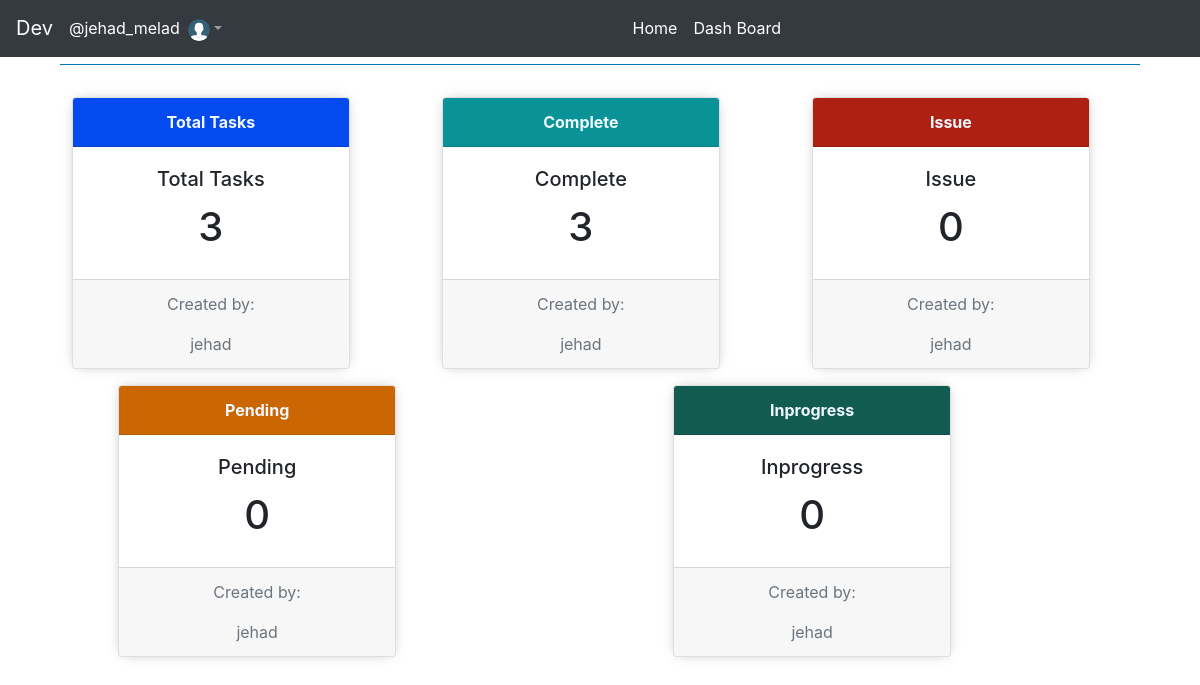
Page /dashboard (signed in) on the committed database.
### tracker/models.py (models this page shows)
class User(db.Model, UserMixin):
    id              = db.Column(db.Integer, primary_key=True)
    title           = db.Column(db.String(5) )
    fname           = db.Column(db.String(150) )
    lname           = db.Column(db.String(150) )
    email           = db.Column(db.String(150), unique=True)
    password        = db.Column(db.String(150) )
    avatar          = db.Column(db.String(200) )
    tasks           = db.relationship('Task')

### tracker/views.py (the view)
@views.route('/dashboard', methods=['GET'])
@login_required #means do not show this page unless the user logged in.
def dashboard():
    if request.method == "GET":
        total_tasks = len(db.session.query(Task).join(User).filter(Task.user_id==current_user.id).all())
        completed   = len(db.session.query(Task).join(User).filter(Task.user_id==current_user.id).filter(Task.status=="Complete").all())
        issued      = len(db.session.query(Task).join(User).filter(Task.user_id==current_user.id).filter(Task.status=="Issue").all())
        pendeing    = len(db.session.query(Task).join(User).filter(Task.user_id==current_user.id).filter(Task.status=="Pendding").all())
        inprogress  = len(db.session.query(Task).join(User).filter(Task.user_id==current_user.id).filter(Task.status=="Inprogress").all())
        high        = len(db.session.query(Task).join(User).filter(Task.user_id==current_user.id).filter(Task.status!="Complete").filter(Task.priority=="High").all())
        data        = { "Total Tasks": total_tasks,"Complete":completed, "Issue":issued,"Pending":pendeing,"Inprogress":inprogress}
        return render_template('dashboard.html',  user= current_user,  data=data , high=high)
    return  render_template('dashboard.html',  user= current_user)

### tracker/__init__.py (called while the page is built)
def create_app():
    app = Flask(__name__)
    app.config['SECRET_KEY'] = "shoul not be shared"
    app.config['SQLALCHEMY_DATABASE_URI'] = f'sqlite:///{DB_NAME}'
    db.init_app(app)
    from .views import views
    from .auth import auth
    app.register_blueprint(views, url_prefix="/")
    app.register_blueprint(auth, url_prefix="/")
    from .models import User, Task
    create_db(app)
    login_manager                =   LoginManager()
    login_manager.login_view     = 'auth.login'
    login_manager.init_app(app)
    @login_manager.user_loader
    def  load_user(id):
        return User.query.get(int(id))
    return app

### tracker/templates/dashboard.html (shortened to what this page needs)
{% extends 'base.html' %}
{% block content %}
<div class="container">
    <div class="title">
        <h5>Overview</h5>
    </div><br>
    <div class="row d-flex justify-content-around">
        {%for dt , v in data.items() %}
        <div class="card text-center shadow w-25 m-2">
            <div class="{{'card-header font-weight-bold bg-'+dt}}">
                {{dt}}
            </div>
            <div class="card-body">
                <h5 class="card-title">{{dt}} </h5>
                <h1>{{v}}</h1>
            </div>
            <div class="card-footer text-muted">
                <p>Created by:</p>
                {{user.fname}}
            </div>
        </div><br>
        {%endfor%}
    </div>
</div><br><br>
{% endblock %}

### tracker/templates/base.html (shortened to what this page needs)
<!doctype html>
<html lang="en">
<head>
  <link rel="stylesheet" href=" {{url_for('static', filename='css/main.css')}}">
  <link rel="stylesheet" href=" {{url_for('static', filename='font-awesome-4.7.0/css/font-awesome.min.css')}}">
  <link href="https://getbootstrap.com/docs/4.0/dist/css/bootstrap.min.css" rel="stylesheet">
  <link href="https://getbootstrap.com/docs/4.0/examples/starter-template/starter-template.css" rel="stylesheet">
</head>
<body>
  <nav class="navbar navbar-expand-md navbar-dark bg-dark fixed-top">
    <a class="navbar-brand" href="#">Dev</a>
    {% if user.is_authenticated%}
    <div class="collapse navbar-collapse" id="navbarsExampleDefault">
      <p class="text-white m-0">{{"@"+user.fname +"_"+ user.lname}}</p>
      <ul class="navbar-nav mr-auto">
        <li class="nav-item dropdown">
          <a class="nav-link dropdown-toggle" href="#" id="dropdown01" data-toggle="dropdown" aria-haspopup="true"
            aria-expanded="false"> <img src="{{'../static/avatars/'+user.title+'.svg'}}" class="rounded-circle"
              height="22" alt="Avatar" loading="lazy" /></a>
        </li>
      </ul>
      <ul class="navbar-nav mr-auto">
        <li class="nav-item active">
          <a class="nav-link" href="/">Home <span class="sr-only">(current)</span></a>
        </li>
        <li class="nav-item active">
          <a class="nav-link" href="/dashboard">Dash Board </a>
        </li>
      </ul>
    </div>
    {%endif%}
  </nav>
  <main role="main" class="container">
    {%block content%}
    {%endblock%}
  </main>
</body>
</html>

### tracker/static/css/main.css (style rules this page uses)
* { margin: 0px; padding: 0px; overflow: none; }
body { margin: 0px; font-family: sans-serif; }
.title { border-bottom: 0.4px solid; color: #0077B6; margin-top: 2em; text-align-last: start; }
.bg-Inprogress { background-color: #125B50 !important; color: aliceblue; }
.bg-Pending { background-color: #CA6702 !important; color: aliceblue; }
.bg-Issue { background-color: #AE2012 !important; color: aliceblue; }
.bg-Complete { background-color: #0A9396 !important; color: aliceblue; }
.shadow { box-shadow: 0px 0px 13px -5px #0000005e; }
.bg-Total.Tasks { background-color: #044aef; color: aliceblue; }

### rows in the picture
User: fname+lname "@jehad_melad", fname "jehad" "jehad" "jehad" "jehad" "jehad"

### other values in the picture
{{ dt }} "Total Tasks" "Complete" "Issue" "Pending" "Inprogress"
{{ v }} "3" "3" "0" "0" "0"
